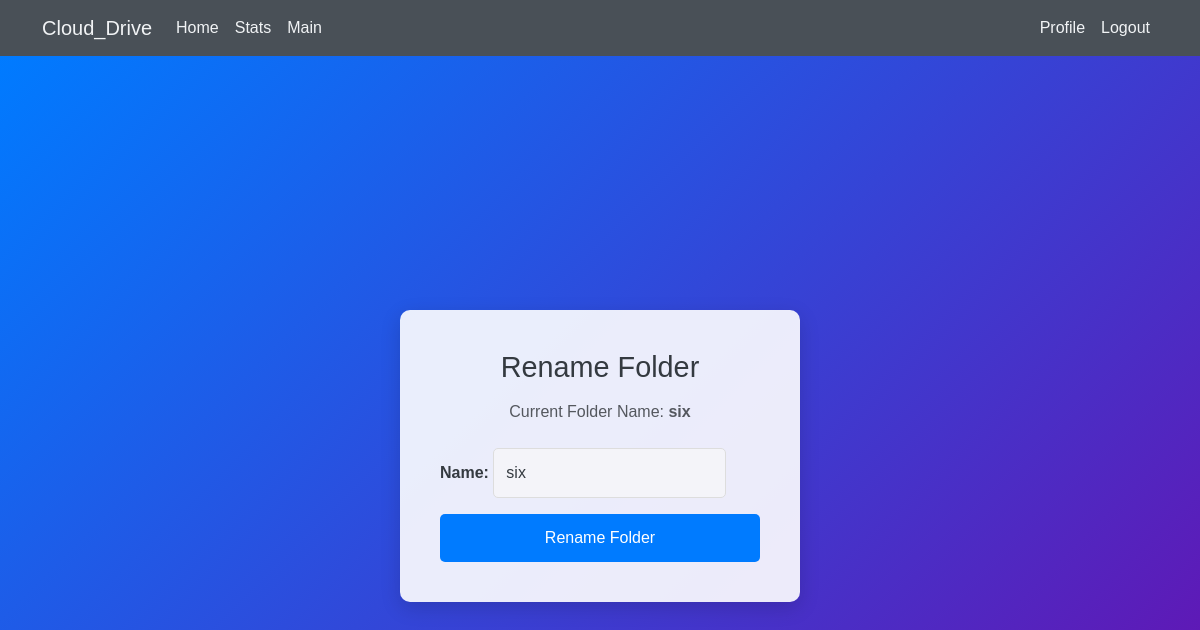
/rename-folder/22/ (signed in), run on an earlier commit of the app's database.
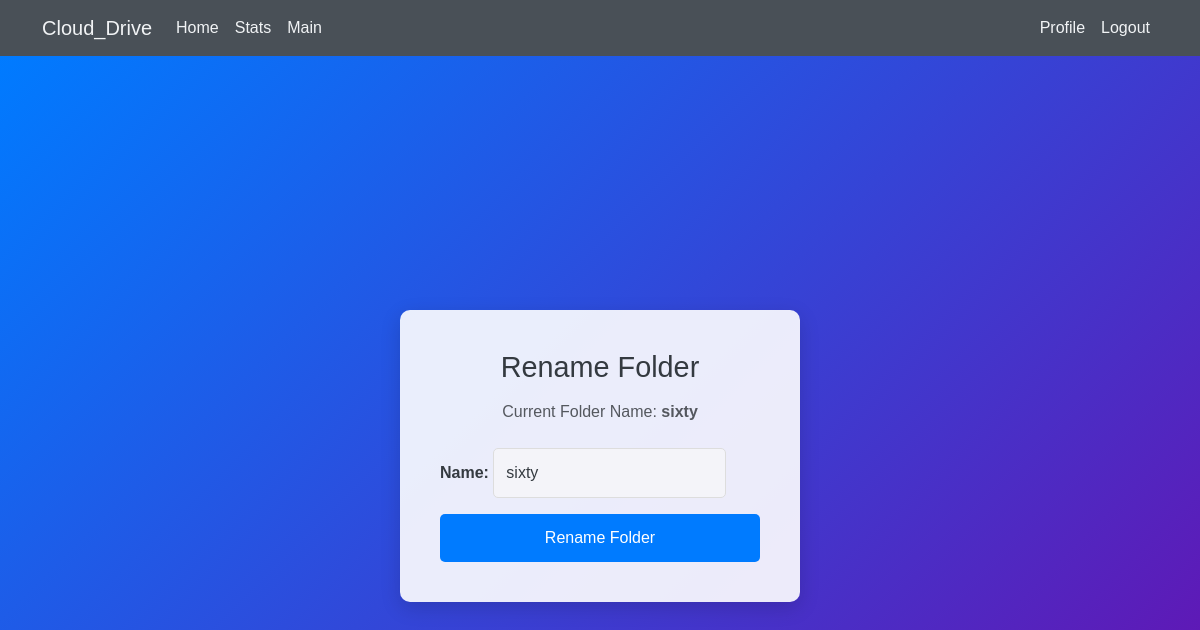
And on a later commit of the database.
### accounts/models.py (models this page shows, shortened)
class Folder(models.Model):
    name = models.CharField(max_length=255)
    created_at = models.DateTimeField(auto_now_add=True)
    updated_at = models.DateTimeField(auto_now=True)
    user = models.ForeignKey(User, on_delete=models.CASCADE, related_name='folders')
    parent_folder = models.ForeignKey('self', null=True, blank=True, related_name='subfolders', on_delete=models.CASCADE)
    size = models.PositiveIntegerField(default=0)

### accounts/views.py (the view)
# urls.py: path('rename-folder/<int:folder_id>/', views.rename_folder, name='rename_folder'),
def rename_folder(request, folder_id):
    folder = get_object_or_404(Folder, id=folder_id, user=request.user)
    if request.method == 'POST':
        form = FolderForm(request.POST, instance=folder)
        if form.is_valid():
            form.save()
            messages.success(request, 'Folder renamed successfully!')
            return redirect('view_folder', folder_id=folder.id)
        else:
            messages.error(request, 'Error renaming folder. Please try again.')
    else:
        form = FolderForm(instance=folder)
    return render(request, 'rename_folder.html', {'form': form, 'folder': folder})

### accounts/forms.py
class FolderForm(forms.ModelForm):
    class Meta:
        model = Folder
        fields = ['name']

### accounts/templates/rename_folder.html (shortened to what this page needs)
{% extends "master.html" %}
{% block content %}
<div class="rename-folder-wrapper d-flex justify-content-center align-items-center">
    <div class="rename-folder-container">
        <h2 class="rename-folder-heading text-center">Rename Folder</h2>
        <p class="text-center mb-4 text-muted">Current Folder Name: <strong>{{ folder.name }}</strong></p>
        <form method="post" class="rename-folder-form">
            <div class="form-group mb-3">
                {{ form.as_p }}
            </div>
            <button type="submit" class="btn btn-primary w-100">Rename Folder</button>
        </form>
    </div>
</div>
{% endblock %}

What changed in the data, as far as the page shows it:
changed Folder: name "six" → "sixty"
